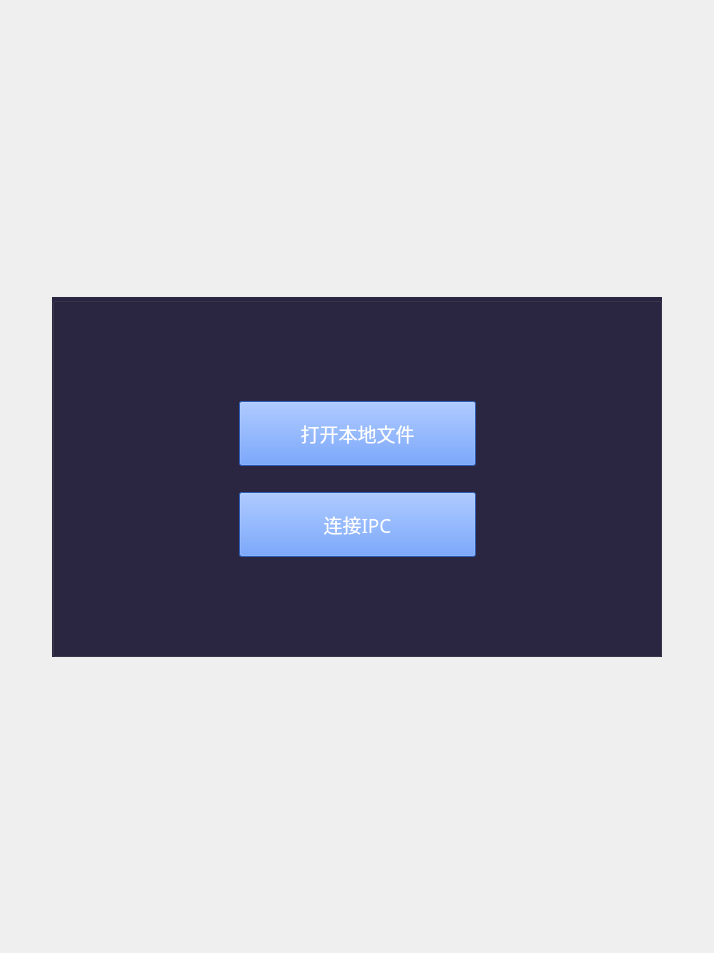
               <widget class="QWidget" name="page_8">
                <layout class="QGridLayout" name="gridLayout">
                 <item row="3" column="2">
                  <spacer name="verticalSpacer_26">
                   <property name="orientation">
                    <enum>Qt::Vertical</enum>
                   </property>
                   <property name="sizeHint" stdset="0">
                    <size>
                     <width>20</width>
                     <height>285</height>
                    </size>
                   </property>
                  </spacer>
                 </item>
                 <item row="2" column="0">
                  <spacer name="horizontalSpacer_44">
                   <property name="orientation">
                    <enum>Qt::Horizontal</enum>
                   </property>
                   <property name="sizeHint" stdset="0">
                    <size>
                     <width>41</width>
                     <height>20</height>
                    </size>
                   </property>
                  </spacer>
                 </item>
                 <item row="1" column="1" rowspan="2" colspan="2">
                  <widget class="QGroupBox" name="gbExamRecordBtnBox">
                   <property name="minimumSize">
                    <size>
                     <width>610</width>
                     <height>360</height>
                    </size>
                   </property>
                   <property name="maximumSize">
                    <size>
                     <width>610</width>
                     <height>360</height>
                    </size>
                   </property>
                   <property name="styleSheet">
                    <string notr="true">background-color: rgb(42, 38, 66);</string>
                   </property>
                   <property name="title">
                    <string/>
                   </property>
                   <layout class="QHBoxLayout" name="horizontalLayout_25">
                    <item>
                     <spacer name="horizontalSpacer_27">
                      <property name="orientation">
                       <enum>Qt::Horizontal</enum>
                      </property>
                      <property name="sizeType">
                       <enum>QSizePolicy::Preferred</enum>
                      </property>
                      <property name="sizeHint" stdset="0">
                       <size>
                        <width>175</width>
                        <height>20</height>
                       </size>
                      </property>
                     </spacer>
                    </item>
                    <item>
                     <layout class="QVBoxLayout" name="verticalLayout_21">
                      <item>
                       <spacer name="verticalSpacer_3">
                        <property name="orientation">
                         <enum>Qt::Vertical</enum>
                        </property>
                        <property name="sizeHint" stdset="0">
                         <size>
                          <width>20</width>
                          <height>40</height>
                         </size>
                        </property>
                       </spacer>
                      </item>
                      <item>
                       <widget class="QPushButton" name="pbOpenLocalVideoFile">
                        <property name="minimumSize">
                         <size>
                          <width>215</width>
                          <height>65</height>
                         </size>
                        </property>
                        <property name="font">
                         <font>
                          <family>Microsoft YaHei</family>
                          <pointsize>14</pointsize>
                         </font>
                        </property>
                        <property name="styleSheet">
                         <string notr="true">background-color: rgb(61, 127, 255);
color: rgb(255, 255, 255);</string>
                        </property>
                        <property name="text">
                         <string>打开本地文件</string>
                        </property>
                       </widget>
                      </item>
                      <item>
                       <spacer name="verticalSpacer_11">
                        <property name="orientation">
                         <enum>Qt::Vertical</enum>
                        </property>
                        <property name="sizeType">
                         <enum>QSizePolicy::Maximum</enum>
                        </property>
                        <property name="sizeHint" stdset="0">
                         <size>
                          <width>20</width>
                          <height>20</height>
                         </size>
                        </property>
                       </spacer>
                      </item>
                      <item>
                       <widget class="QPushButton" name="pbOpenIpc">
                        <property name="minimumSize">
                         <size>
                          <width>215</width>
                          <height>65</height>
                         </size>
                        </property>
                        <property name="font">
                         <font>
                          <family>Microsoft YaHei</family>
                          <pointsize>14</pointsize>
                         </font>
                        </property>
                        <property name="styleSheet">
                         <string notr="true">background-color: rgb(61, 127, 255);
color: rgb(255, 255, 255);</string>
                        </property>
                        <property name="text">
                         <string>连接IPC</string>
                        </property>
                       </widget>
                      </item>
                      <item>
                       <spacer name="verticalSpacer_12">
                        <property name="orientation">
                         <enum>Qt::Vertical</enum>
                        </property>
                        <property name="sizeHint" stdset="0">
                         <size>
                          <width>20</width>
                          <height>40</height>
                         </size>
                        </property>
                       </spacer>
                      </item>
                     </layout>
                    </item>
                    <item>
                     <spacer name="horizontalSpacer_28">
                      <property name="orientation">
                       <enum>Qt::Horizontal</enum>
                      </property>
                      <property name="sizeType">
                       <enum>QSizePolicy::Preferred</enum>
                      </property>
                      <property name="sizeHint" stdset="0">
                       <size>
                        <width>174</width>
                        <height>20</height>
                       </size>
                      </property>
                     </spacer>
                    </item>
                   </layout>
                  </widget>
                 </item>
                 <item row="1" column="3">
                  <spacer name="horizontalSpacer_45">
                   <property name="orientation">
                    <enum>Qt::Horizontal</enum>
                   </property>
                   <property name="sizeHint" stdset="0">
                    <size>
                     <width>41</width>
                     <height>20</height>
                    </size>
                   </property>
                  </spacer>
                 </item>
                 <item row="0" column="1">
                  <spacer name="verticalSpacer_25">
                   <property name="orientation">
                    <enum>Qt::Vertical</enum>
                   </property>
                   <property name="sizeHint" stdset="0">
                    <size>
                     <width>20</width>
                     <height>286</height>
                    </size>
                   </property>
                  </spacer>
                 </item>
                </layout>
               </widget>
